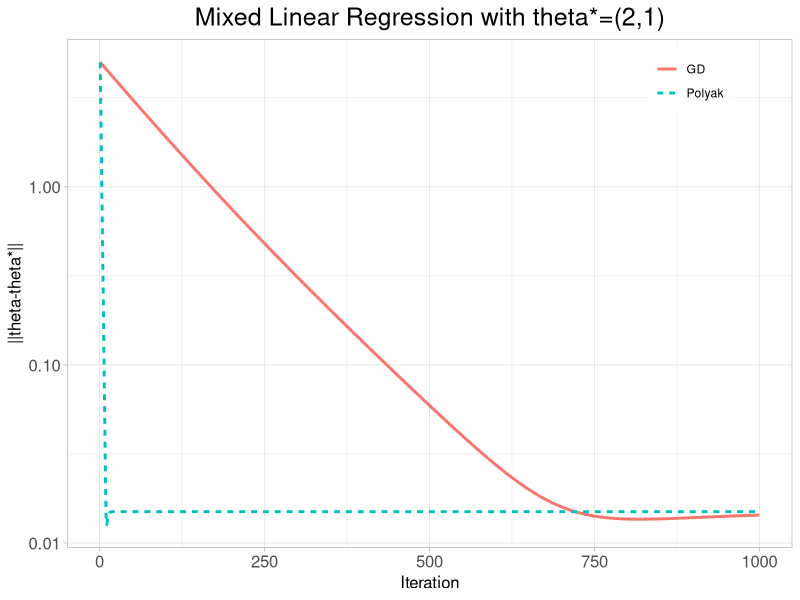

R code for this plot:
## ---- chunk 1
library(ggplot2)
## ---- chunk 2
set.seed(1)
n=10000
n_mc=10000
#theta_star=c(0,0) # star(0,0) ini(3,3)
theta_star=c(2,1) # star(2,1) ini(3,3) non-convex

X1=rnorm(n_mc)
X2=rnorm(n_mc)
U=runif(n_mc)-0.5
in_prod=X1*theta_star[1]+X2*theta_star[2]
Y=rnorm(n_mc,mean = sign(U)*in_prod, sd=1)
p=2

iter=1000
theta0=c(5,5)
## ---- chunk 3
Ln=function(theta,theta_star,p){
  in_prod=X1*theta[1]+X2*theta[2]
  #p1=-0.5*sum(theta^2)
  p1=-0.5*in_prod^2
  p2=exp(Y*(in_prod))+exp(-Y*(in_prod))
  p2=log(p2)
  return(-mean(p1+p2)+5)
}

dLn=function(theta,theta_star,p){
  in_prod=X1*theta[1]+X2*theta[2]
  p1=(exp(Y*in_prod)*Y-exp(-Y*in_prod)*Y)/(exp(Y*in_prod)+exp(-Y*in_prod))
  c1=mean(-in_prod*X1+p1*X1)
  c2=mean(-in_prod*X2+p1*X2)
  return(-c(c1,c2))
}
## ---- chunk 4
iter_pre=10000
theta1=theta0
QQQ=rep(0,iter_pre)
for (i in 1:iter_pre){
  DLN=dLn(theta1,theta_star,p)
  theta1=theta1-0.01*DLN
  QQQ[i]=Ln(theta1,theta_star,p)
}
theta_hat=theta1
## ---- chunk 5
theta1=theta0
L_val=rep(0,iter)
DIFF=rep(0,iter)

for (i in 1:iter){
  L_val[i]=Ln(theta1,theta_star,p)
  DIFF[i]=sqrt(sum((theta1-theta_star)^2))
  DLN=dLn(theta1,theta_star,p)
  #theta1=theta1-(Ln(theta1,theta_star,p)-Ln(theta_star,theta_star,p))/(sum(DLN^2))*DLN
  theta1=theta1-(Ln(theta1,theta_star,p)-Ln(theta_hat,theta_star,p))/(sum(DLN^2))*DLN
  #theta1=theta1-(Ln(theta1,theta_star,p)-2.17)/(sum(DLN^2))*DLN
}

#plot(L_val,type = "l")
RR=theta1

theta1=theta0
L_val_GD=rep(0,iter)
DIFF_GD=rep(0,iter)
for (i in 1:iter){
  L_val_GD[i]=Ln(theta1,theta_star,p)
  DIFF_GD[i]=sqrt(sum((theta1-theta_star)^2))
  DLN=dLn(theta1,theta_star,p)
  theta1=theta1-0.01*DLN
}



## ---- chunk 6
x=c(1:iter,1:iter)
y1=c(L_val,L_val_GD)
z1=c(rep("Polyak",iter),rep("GD",iter))
d1=data.frame(x=x,y=y1,algorithm=z1)


x=c(1:iter,1:iter)
y2=c(DIFF,DIFF_GD)
z2=c(rep("Polyak",iter),rep("GD",iter))
d2=data.frame(x=x,y=y2,algorithm=z2)
## ---- chunk 7
pLL=ggplot(data=d2,aes(x=x,y=y,color=algorithm,linetype=algorithm))+
  scale_y_log10()+
  xlab('Iteration')+
  ylab('||theta-theta*||')

pLL+geom_line(size=1)+
  theme_light()+
  theme(
    legend.position = c(0.8, 0.98),
    legend.justification = c(0,1),
    plot.title = element_text(size=18))+
  labs(title="Mixed Linear Regression with theta*=(2,1)")+
  theme(legend.title=element_blank())+
  theme(plot.title = element_text(hjust = 0.5))+
  theme(axis.text.x = element_text(size = 12),
        axis.text.y = element_text(size = 12),  
        axis.title.x = element_text(size = 12),
        axis.title.y = element_text(size = 12))
